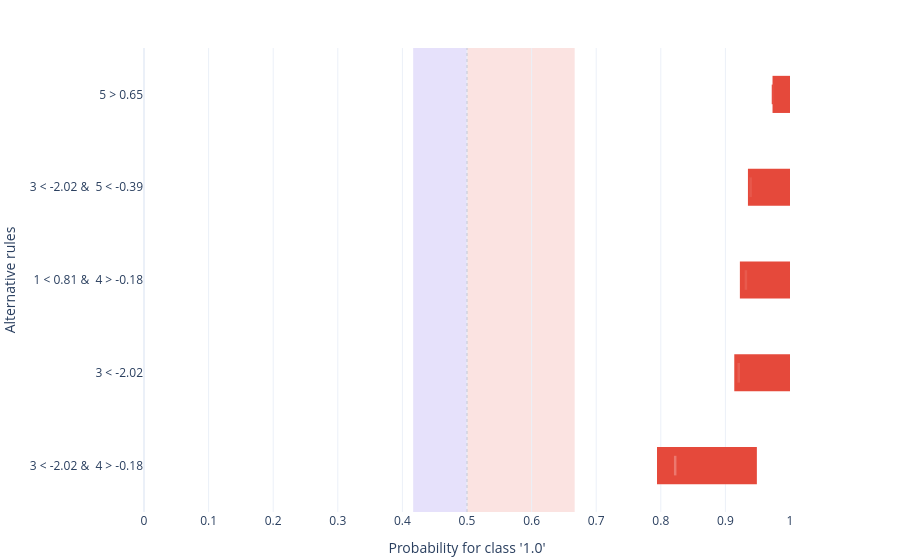

Notebook code cell kept with this figure:
### Markdown cell above
### Uncertainty intervals

By default, `show_uncertainty=True` draws a horizontal interval bar from `predict_low` to `predict_high` on each row, with a marker at the point prediction. Set `show_uncertainty=False` to show only the prediction marker.

### Code cell
alternatives[1].plot(
    style="plotly.local.alternative_bars",
    show=True,
    filter_top=5,
    show_uncertainty=False,
);

### Figure 1 — Plotly figure (JSON) as saved in the notebook; plotly's stock layout.template omitted (floating-point values rounded to 4 significant figures)
{"data": [{"base": [0.9729, 0.9349, 0.9224, 0.9138, 0.7941], "hovertemplate": "%{hovertext}<extra></extra>", "hovertext": ["<b>Alternative 1</b><br>Rule: 5 > 0.65<br>Feature(s): 5<br>Current value(s): 0.00035882151950361596<br><br>Alt prediction: 0.9736<br>Prediction delta: +0.4403<br>Base prediction: 0.5333<br>Interval: [0.9729, 1]<br>Interval width: 0.02707", "<b>Alternative 2</b><br>Rule: 3 < -2.02 & \n5 < -0.39<br>Feature(s): 3, 5<br>Current value(s): 0.5081898342893361, 0.00035882151950361596<br><br>Alt prediction: 0.9391<br>Prediction delta: +0.4058<br>Base prediction: 0.5333<br>Interval: [0.9349, 1]<br>Interval width: 0.06511", "<b>Alternative 3</b><br>Rule: 1 < 0.81 & \n4 > -0.18<br>Feature(s): 1, 4<br>Current value(s): 0.8202306791482605, -1.1698874169376605<br><br>Alt prediction: 0.9318<br>Prediction delta: +0.3984<br>Base prediction: 0.5333<br>Interval: [0.9224, 1]<br>Interval width: 0.07758", "<b>Alternative 4</b><br>Rule: 3 < -2.02<br>Feature(s): 3<br>Current value(s): 0.5081898342893361<br><br>Alt prediction: 0.9206<br>Prediction delta: +0.3873<br>Base prediction: 0.5333<br>Interval: [0.9138, 1]<br>Interval width: 0.08625", "<b>Alternative 5</b><br>Rule: 3 < -2.02 & \n4 > -0.18<br>Feature(s): 3, 4<br>Current value(s): 0.5081898342893361, -1.1698874169376605<br><br>Alt prediction: 0.8223<br>Prediction delta: +0.2889<br>Base prediction: 0.5333<br>Interval: [0.7941, 0.9487]<br>Interval width: 0.1546"], "marker": {"color": "#e5493b", "line": {"width": 0}}, "name": "interval", "orientation": "h", "showlegend": false, "type": "bar", "width": 0.4, "x": [0.02707, 0.06511, 0.07758, 0.08625, 0.1546], "y": ["5 > 0.65", "3 < -2.02 & \n5 < -0.39", "1 < 0.81 & \n4 > -0.18", "3 < -2.02", "3 < -2.02 & \n4 > -0.18"]}, {"hovertemplate": "%{hovertext}<extra></extra>", "hovertext": ["<b>Alternative 1</b><br>Rule: 5 > 0.65<br>Feature(s): 5<br>Current value(s): 0.00035882151950361596<br><br>Alt prediction: 0.9736<br>Prediction delta: +0.4403<br>Base prediction: 0.5333<br>Interval: [0.9729, 1]<br>Interval width: 0.02707", "<b>Alternative 2</b><br>Rule: 3 < -2.02 & \n5 < -0.39<br>Feature(s): 3, 5<br>Current value(s): 0.5081898342893361, 0.00035882151950361596<br><br>Alt prediction: 0.9391<br>Prediction delta: +0.4058<br>Base prediction: 0.5333<br>Interval: [0.9349, 1]<br>Interval width: 0.06511", "<b>Alternative 3</b><br>Rule: 1 < 0.81 & \n4 > -0.18<br>Feature(s): 1, 4<br>Current value(s): 0.8202306791482605, -1.1698874169376605<br><br>Alt prediction: 0.9318<br>Prediction delta: +0.3984<br>Base prediction: 0.5333<br>Interval: [0.9224, 1]<br>Interval width: 0.07758", "<b>Alternative 4</b><br>Rule: 3 < -2.02<br>Feature(s): 3<br>Current value(s): 0.5081898342893361<br><br>Alt prediction: 0.9206<br>Prediction delta: +0.3873<br>Base prediction: 0.5333<br>Interval: [0.9138, 1]<br>Interval width: 0.08625", "<b>Alternative 5</b><br>Rule: 3 < -2.02 & \n4 > -0.18<br>Feature(s): 3, 4<br>Current value(s): 0.5081898342893361, -1.1698874169376605<br><br>Alt prediction: 0.8223<br>Prediction delta: +0.2889<br>Base prediction: 0.5333<br>Interval: [0.7941, 0.9487]<br>Interval width: 0.1546"], "marker": {"color": ["#e64e41", "#e7584b", "#e85a4d", "#e85d51", "#ec786e"], "line": {"color": ["#e64e41", "#e7584b", "#e85a4d", "#e85d51", "#ec786e"], "width": 2.5}, "size": 14, "symbol": "line-ns-open"}, "mode": "markers", "name": "prediction", "showlegend": false, "type": "scatter", "x": [0.9736, 0.9391, 0.9318, 0.9206, 0.8223], "y": ["5 > 0.65", "3 < -2.02 & \n5 < -0.39", "1 < 0.81 & \n4 > -0.18", "3 < -2.02", "3 < -2.02 & \n4 > -0.18"]}], "layout": {"autosize": true, "barmode": "overlay", "margin": {"b": 48, "l": 5, "r": 110, "t": 48}, "shapes": [{"fillcolor": "#e6e1fb", "layer": "below", "line": {"width": 0}, "type": "rect", "x0": 0.4167, "x1": 0.5, "xref": "x", "y0": 0, "y1": 1, "yref": "y domain"}, {"fillcolor": "#fbe3e1", "layer": "below", "line": {"width": 0}, "type": "rect", "x0": 0.5, "x1": 0.6667, "xref": "x", "y0": 0, "y1": 1, "yref": "y domain"}, {"line": {"color": "rgba(100,116,139,0.3)", "dash": "dot", "width": 1}, "type": "line", "x0": 0.5, "x1": 0.5, "xref": "x", "y0": 0, "y1": 1, "yref": "y domain"}], "showlegend": false, "title": {"text": ""}, "xaxis": {"range": [0.0, 1.0], "tickvals": [0.0, 0.1, 0.2, 0.3, 0.4, 0.5, 0.6, 0.7, 0.8, 0.9, 1.0], "title": {"text": "Probability for class '1.0'"}}, "yaxis": {"automargin": true, "autorange": "reversed", "showticklabels": true, "title": {"text": "Alternative rules"}}, "yaxis2": {"overlaying": "y", "range": [4.5, -0.5], "showgrid": false, "showline": false, "side": "right", "tickmode": "array", "ticks": "", "ticktext": ["0.00035882151950361596", "0.5081898342893361, 0.00035882151950361596", "0.8202306791482605, -1.1698874169376605", "0.5081898342893361", "0.5081898342893361, -1.1698874169376605"], "tickvals": [0, 1, 2, 3, 4], "title": {"font": {"size": 11}, "text": "Instance values"}, "zeroline": false}}}
